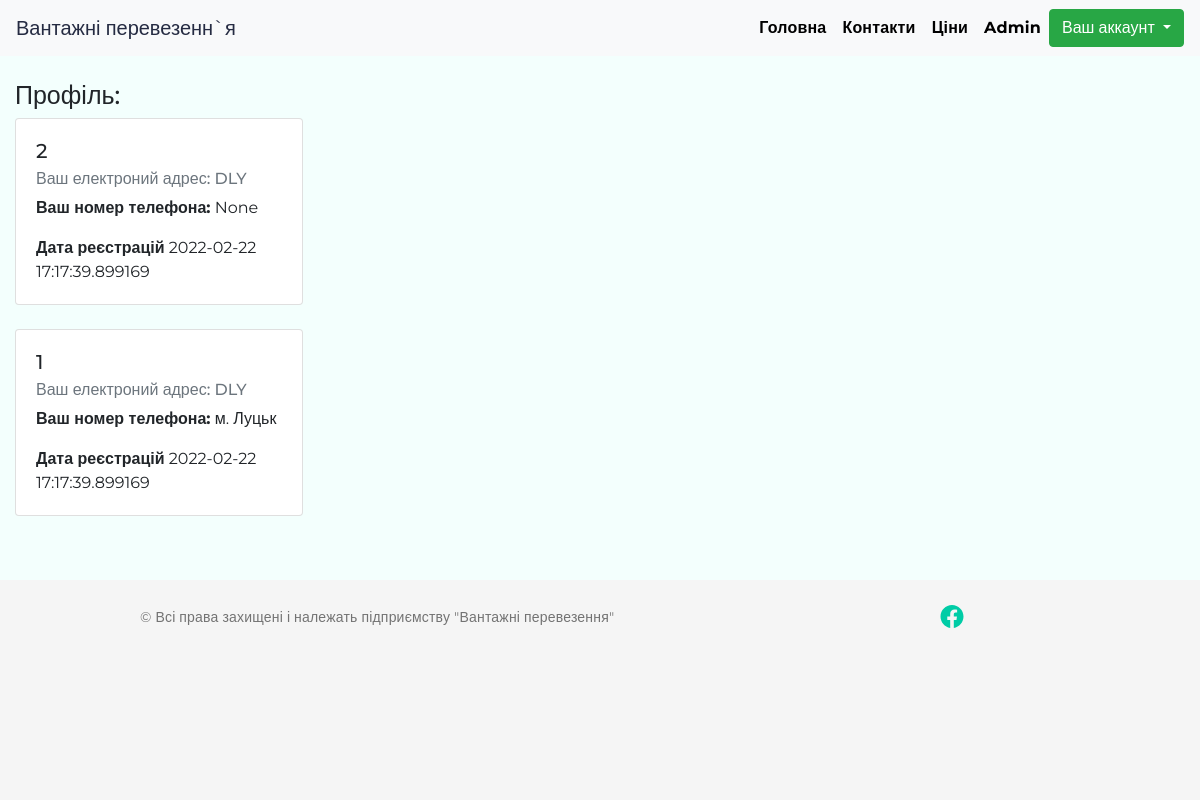
The page /orders (signed in) on the database as committed earlier.
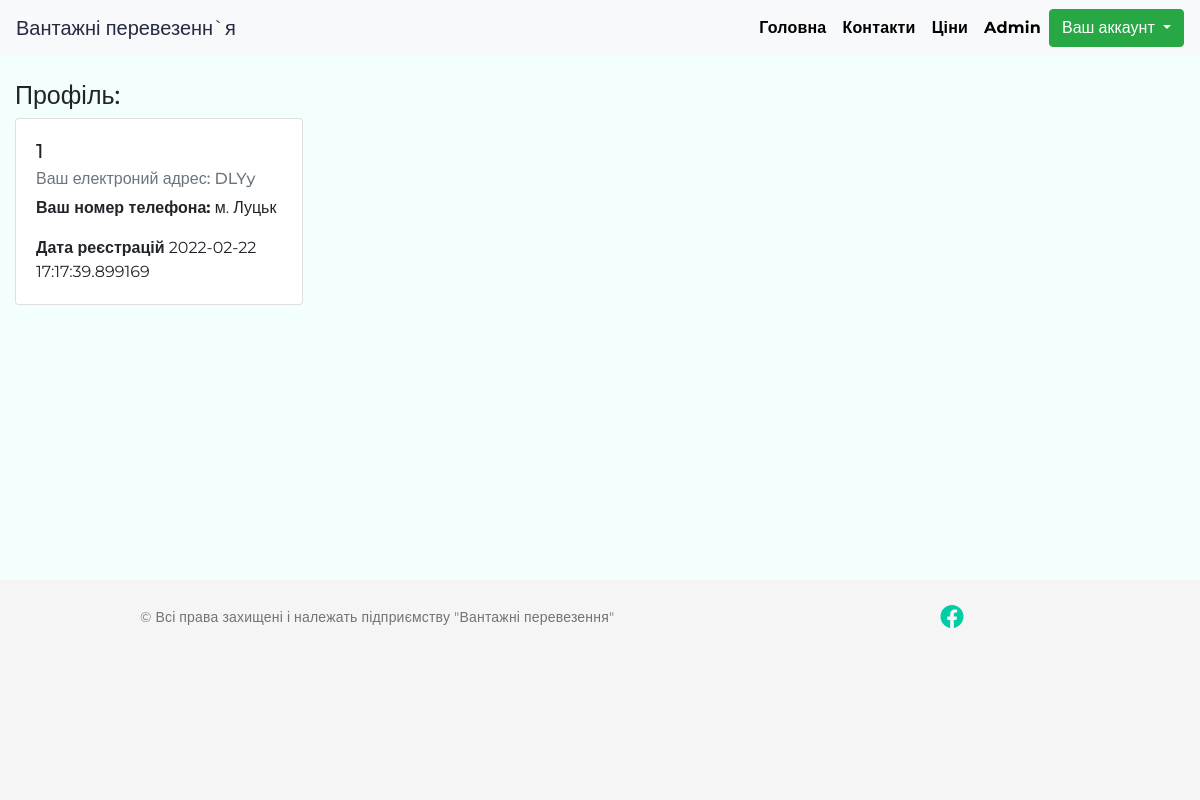
The same page on the database as committed later.
### app.py (models this page shows, shortened)
class Orders(db.Model):
    __tablename__ = "orders"
    id_orders = db.Column(db.Integer, primary_key = True)
    id_user= db.Column(db.Integer,db.ForeignKey('users.id_users'))
    cargo = db.Column(db.String(150))
    weight = db.Column(db.String(60))
    check_orders = db.Column(db.String(50),default = "В обробці")
    ts_orders = db.Column(db.DateTime,default = datetime.utcnow)
    city_sender= db.Column(db.Integer,db.ForeignKey('citys.id'))
    steet_sender= db.Column(db.String(255))
    house_number = db.Column(db.Integer)
    date_senders = db.Column(db.String(60),default ="__")
    date_recipients = db.Column(db.String(60),default ="__")
    pay_method = db.Column(db.String(60))
    suma = db.Column(db.String(60),default ="__")
    user = db.relationship('Users', backref=db.backref("orders",overlaps ="citys,user",cascade="all, delete-orphan",lazy = "dynamic"))
    city = db.relationship('Citys', backref=db.backref("orders", overlaps ="citys,users",cascade="all, delete-orphan",lazy = "dynamic"))

class Users(UserMixin,db.Model):
    id_users = db.Column(db.Integer, primary_key = True)
    pib = db.Column(db.String(255))
    email = db.Column(db.String(150), index = True, unique = True)
    phone_number = db.Column(db.String(15))
    password_hash = db.Column(db.String(128))
    ts_registry = db.Column(db.DateTime, default = datetime.utcnow())
    role = db.Column(db.String(50),default = "User")
    citys = db.relationship("Citys",secondary = "orders")
    def __repr__(self):
        return  self.pib

class Citys(db.Model):
    __tablename__ = "citys"
    id = db.Column(db.Integer, primary_key = True)
    city = db.Column(db.String(255))
    users  = db.relationship("Users",secondary = "orders",lazy = 'subquery')
    def __repr__(self):
        return self.city

### app.py (the view)
@app.route('/orders')
@login_required
def orders():
   	id = current_user.id_users
   	user = Users.query.first_or_404(id)
   	order = user.orders.order_by(Orders.ts_orders.desc()).all()
   	return render_template("orders.html",id = id ,user = user , order = order)

### app.py (called while the page is built)
@login.user_loader
def load_user(id_users):
    return Users.query.get(int(id_users))

### templates/orders.html (shortened to what this page needs)
{% extends "base.html" %}
{% import 'bootstrap/wtf.html' as wtf %}
{% block body %}
        <div class="container-fluid">
            <h1 class=" mt-4 ">Профіль:</h1>
   {% for order in order %}
         <div class="card mb-4" style="width: 18rem;">
  <div class="card-body">
    <h5 class="card-title">{{order.id_orders}}</h5>
    <h6 class="card-subtitle mb-2 text-muted">Ваш електроний адрес:  {{order.user}}</h6>
    <p class="card-text"><strong>Ваш номер телефона:</strong> {{order.city}}</p>
        <p class="card-text"><strong>Дата реєстрацій</strong> {{current_user.ts_registry}}</p>
  </div>
</div>
{% endfor %}
{% endblock %}

### templates/base.html (shortened to what this page needs)
<!doctype html>
<html lang="ru">
<head>
  <link rel="stylesheet" href="https://cdn.jsdelivr.net/npm/bootstrap@4.6.1/dist/css/bootstrap.min.css"
    as="style">
  <link rel="stylesheet" href="static/style.css">
</head>
<body>
  <nav class="navbar navbar-expand-lg navbar-light bg-light  ">
    <a class="navbar-brand" href="#">Вантажні перевезенн`я </a>
    <div class="collapse navbar-collapse  " id="navbarNav">
      <ul class="navbar-nav ml-auto">
        <li class="nav-item active">
          <a class="nav-link" href="{{ url_for('index')}}">Головна
          </a>
        </li>
        <li class="nav-item">
          <a class="nav-link" href="{{ url_for('contacts')}}">Контакти</a>
        </li>
        <li class="nav-item">
          <a class="nav-link" href="{{ url_for('price')}}">Ціни</a>
        </li>
        {% if current_user.role == "Admin" %}
        <li class="nav-item">
          <a class="nav-link" href="{{ url_for('admin.index')}}">Admin</a>
        </li>
        {% endif %}
        {% if current_user.is_anonymous %}
        <li class="nav-item">
          <a class="nav-link" href="{{ url_for('login')}}">Вхід</a>
        </li>
        <li class="nav-item">
          <a class="nav-link" href="{{ url_for('register')}}"> Реєстрація</a>
        </li>
        {% else %}
        <div class="dropdown">
  <button class="btn btn-success dropdown-toggle" type="button" data-toggle="dropdown">Ваш аккаунт
  </button>
</div>
        {% endif %}
    </div>
  </nav>
  <div class="wrapper ">
    {% block body %}{% endblock %}
  </div>
<div class="container-fluid">
  <div class="footer">
    <div class="conteiner">
      <div class="row justify-content-center">
        <div class="col-md-8 col-7">
          <p> © Всі права захищені і належать підприємству "Вантажні перевезення"</p>
        </div>
        <div class="col-md-2 col-5"> <a href=""><img src="static/img/facebook.svg" alt=""></a></div>
      </div>
    </div>
  </div>
</div>
</body>
</html>

### static/style.css (style rules this page uses)
* { padding: 0; margin: 0; }
html { position: relative; min-height: 100%; }
body { background-color: #F3FFFD; font-family: 'Montserrat', sans-serif; font-size: 16px; min-height: 100%; height: 100%; margin-bottom: 100px; }
.wrapper { min-height: 100%; }
.navbar { width: 100%; }
.navbar .nav-item a { font-size: 16px; font-weight: bold; line-height: 22px; letter-spacing: 0.2px; text-align: start; color: black !important; }
.navbar-light .navbar-brand { color: #252B42;; }
.footer { position: absolute; bottom: 0; left:0; width: 100%; height: 100px; background-color: #f5f5f5; padding-left: 15px; padding-right: 15px; }
.footer p { padding: 25px 25px; font-size: 14px; font-weight: normal; line-height: 24px; letter-spacing: 0.2px; color: #737373; }
.footer img { padding: 25px 25px; }
@media (max-width:1200px) { body { margin-bottom: 220px; } }
@media (max-width:1200px) { h1 { font-size: 25px; } }
@media (max-width:1200px) { .footer { height: 220px; } }

Rows that differ between the two databases and show on the page:
removed Orders: id_orders "2", user "DLY", city "None", {{ current_user.ts_registry }} "2022-02-22 17:17:39.899169"
changed Orders "м. Луцьк": user "DLY" → "DLYy"
